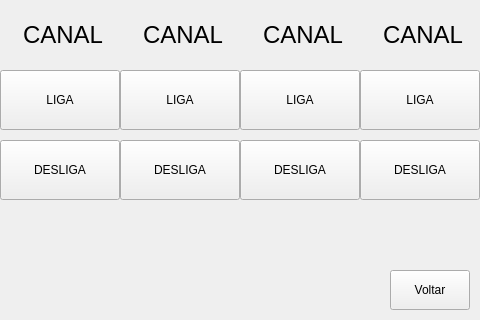
<?xml version="1.0" encoding="UTF-8"?>
<ui version="4.0">
 <class>frmTesteSaidas</class>
 <widget class="QWidget" name="frmTesteSaidas">
  <property name="geometry">
   <rect>
    <x>0</x>
    <y>0</y>
    <width>480</width>
    <height>320</height>
   </rect>
  </property>
  <property name="windowTitle">
   <string>Form</string>
  </property>
  <widget class="QLabel" name="label">
   <property name="geometry">
    <rect>
     <x>23</x>
     <y>20</y>
     <width>81</width>
     <height>31</height>
    </rect>
   </property>
   <property name="text">
    <string>&lt;html&gt;&lt;head/&gt;&lt;body&gt;&lt;p align=&quot;center&quot;&gt;&lt;span style=&quot; font-size:18pt;&quot;&gt;CANAL 1&lt;/span&gt;&lt;/p&gt;&lt;/body&gt;&lt;/html&gt;</string>
   </property>
  </widget>
  <widget class="QLabel" name="label_2">
   <property name="geometry">
    <rect>
     <x>143</x>
     <y>20</y>
     <width>81</width>
     <height>31</height>
    </rect>
   </property>
   <property name="text">
    <string>&lt;html&gt;&lt;head/&gt;&lt;body&gt;&lt;p align=&quot;center&quot;&gt;&lt;span style=&quot; font-size:18pt;&quot;&gt;CANAL 2&lt;/span&gt;&lt;/p&gt;&lt;/body&gt;&lt;/html&gt;</string>
   </property>
  </widget>
  <widget class="QLabel" name="label_3">
   <property name="geometry">
    <rect>
     <x>263</x>
     <y>20</y>
     <width>81</width>
     <height>31</height>
    </rect>
   </property>
   <property name="text">
    <string>&lt;html&gt;&lt;head/&gt;&lt;body&gt;&lt;p align=&quot;center&quot;&gt;&lt;span style=&quot; font-size:18pt;&quot;&gt;CANAL 3&lt;/span&gt;&lt;/p&gt;&lt;/body&gt;&lt;/html&gt;</string>
   </property>
  </widget>
  <widget class="QLabel" name="label_4">
   <property name="geometry">
    <rect>
     <x>383</x>
     <y>20</y>
     <width>81</width>
     <height>31</height>
    </rect>
   </property>
   <property name="text">
    <string>&lt;html&gt;&lt;head/&gt;&lt;body&gt;&lt;p align=&quot;center&quot;&gt;&lt;span style=&quot; font-size:18pt;&quot;&gt;CANAL 4&lt;/span&gt;&lt;/p&gt;&lt;/body&gt;&lt;/html&gt;</string>
   </property>
  </widget>
  <widget class="QPushButton" name="btLigaCanal1">
   <property name="geometry">
    <rect>
     <x>0</x>
     <y>70</y>
     <width>120</width>
     <height>60</height>
    </rect>
   </property>
   <property name="styleSheet">
    <string notr="true"/>
   </property>
   <property name="text">
    <string>LIGA</string>
   </property>
  </widget>
  <widget class="QPushButton" name="btDesligaCanal1">
   <property name="geometry">
    <rect>
     <x>0</x>
     <y>140</y>
     <width>120</width>
     <height>60</height>
    </rect>
   </property>
   <property name="text">
    <string>DESLIGA</string>
   </property>
  </widget>
  <widget class="QPushButton" name="btDesligaCanal2">
   <property name="geometry">
    <rect>
     <x>120</x>
     <y>140</y>
     <width>120</width>
     <height>60</height>
    </rect>
   </property>
   <property name="text">
    <string>DESLIGA</string>
   </property>
  </widget>
  <widget class="QPushButton" name="btLigaCanal2">
   <property name="geometry">
    <rect>
     <x>120</x>
     <y>70</y>
     <width>120</width>
     <height>60</height>
    </rect>
   </property>
   <property name="text">
    <string>LIGA</string>
   </property>
  </widget>
  <widget class="QPushButton" name="btDesligaCanal3">
   <property name="geometry">
    <rect>
     <x>240</x>
     <y>140</y>
     <width>120</width>
     <height>60</height>
    </rect>
   </property>
   <property name="text">
    <string>DESLIGA</string>
   </property>
  </widget>
  <widget class="QPushButton" name="btLigaCanal3">
   <property name="geometry">
    <rect>
     <x>240</x>
     <y>70</y>
     <width>120</width>
     <height>60</height>
    </rect>
   </property>
   <property name="text">
    <string>LIGA</string>
   </property>
  </widget>
  <widget class="QPushButton" name="btDesligaCanal4">
   <property name="geometry">
    <rect>
     <x>360</x>
     <y>140</y>
     <width>120</width>
     <height>60</height>
    </rect>
   </property>
   <property name="text">
    <string>DESLIGA</string>
   </property>
  </widget>
  <widget class="QPushButton" name="btLigaCanal4">
   <property name="geometry">
    <rect>
     <x>360</x>
     <y>70</y>
     <width>120</width>
     <height>60</height>
    </rect>
   </property>
   <property name="text">
    <string>LIGA</string>
   </property>
  </widget>
  <widget class="QPushButton" name="btVoltar">
   <property name="geometry">
    <rect>
     <x>390</x>
     <y>270</y>
     <width>80</width>
     <height>40</height>
    </rect>
   </property>
   <property name="text">
    <string>Voltar</string>
   </property>
  </widget>
 </widget>
 <resources/>
 <connections/>
</ui>
